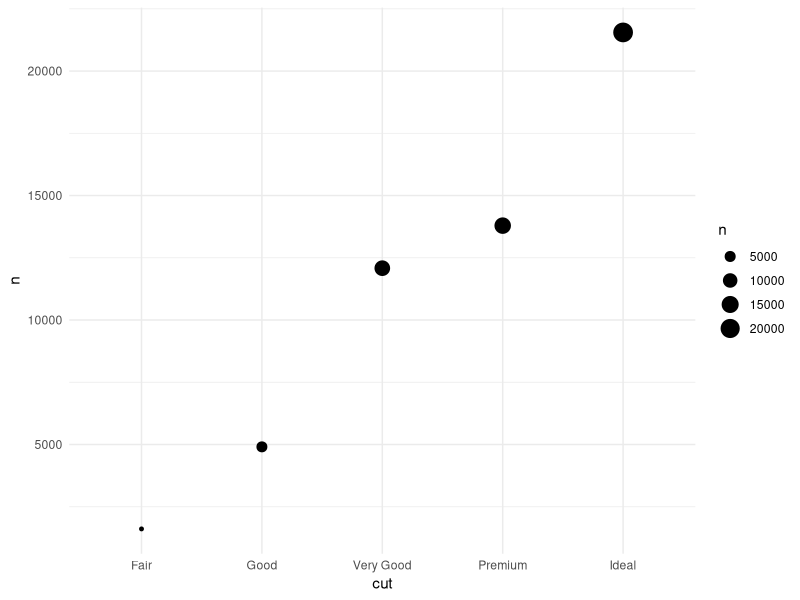
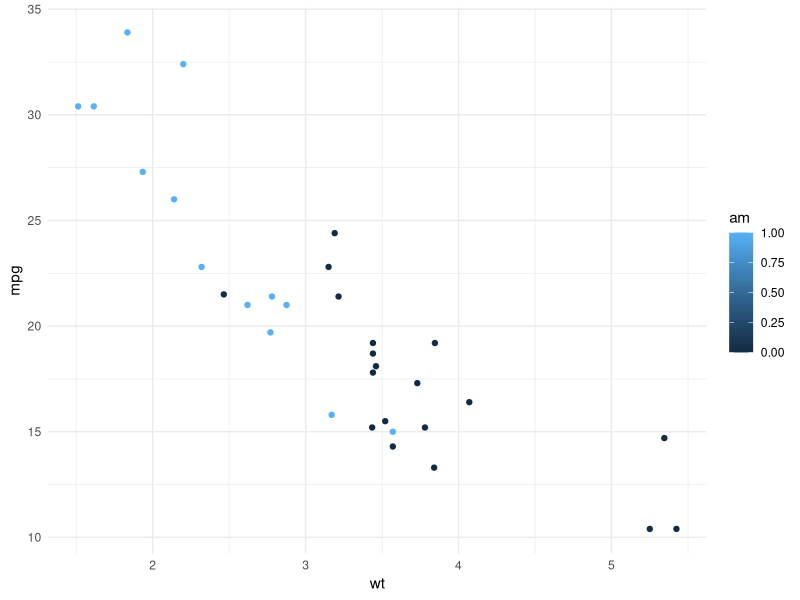
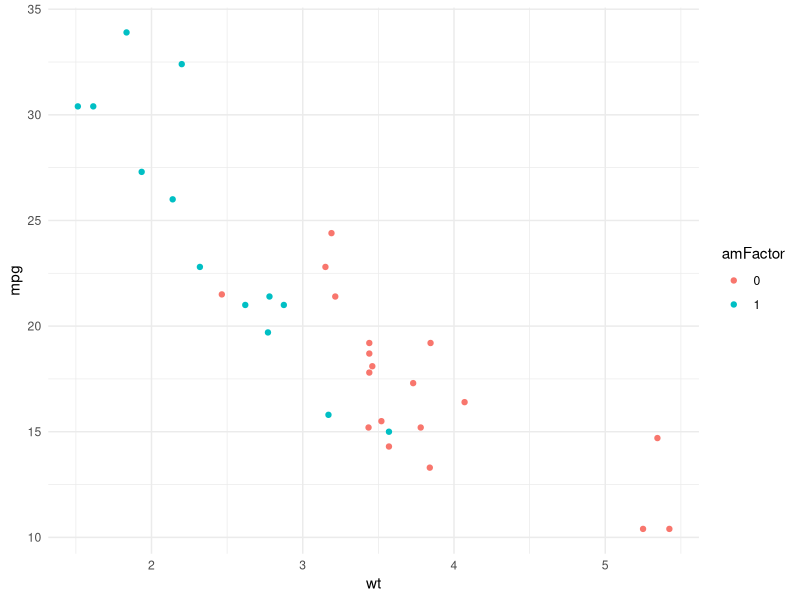
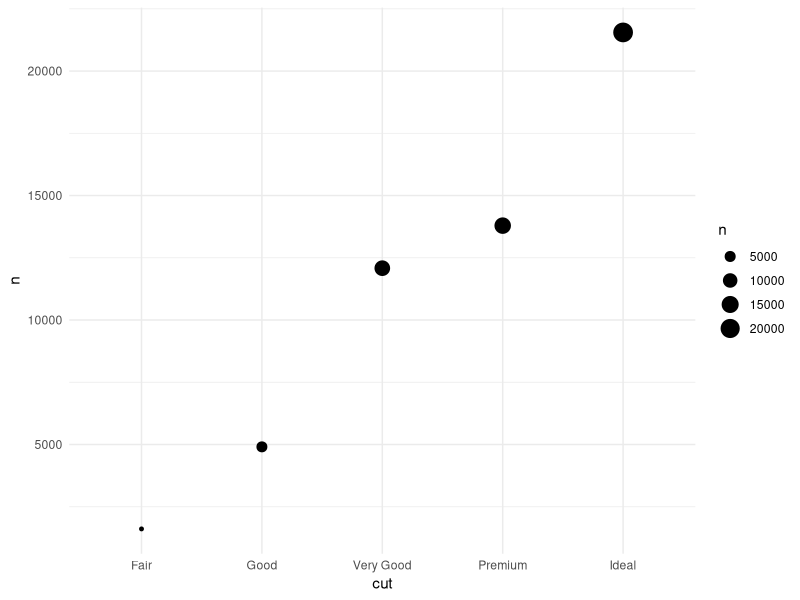
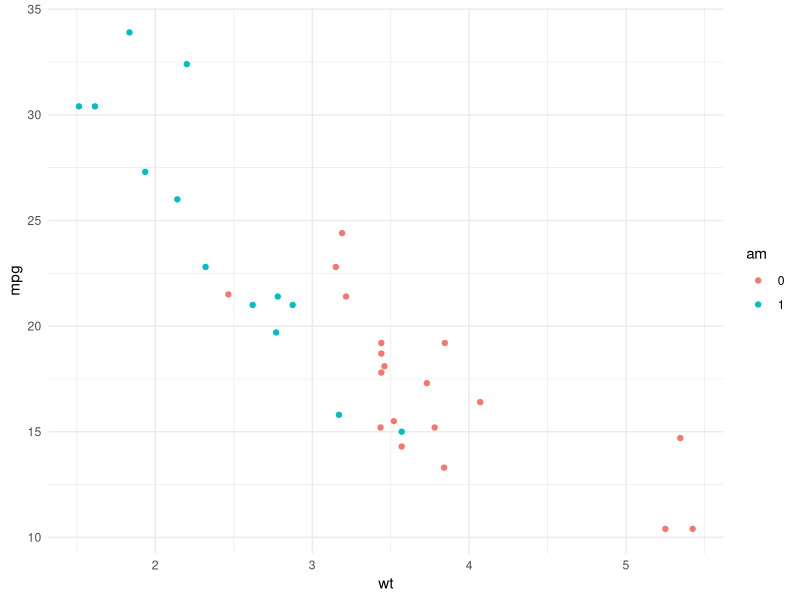
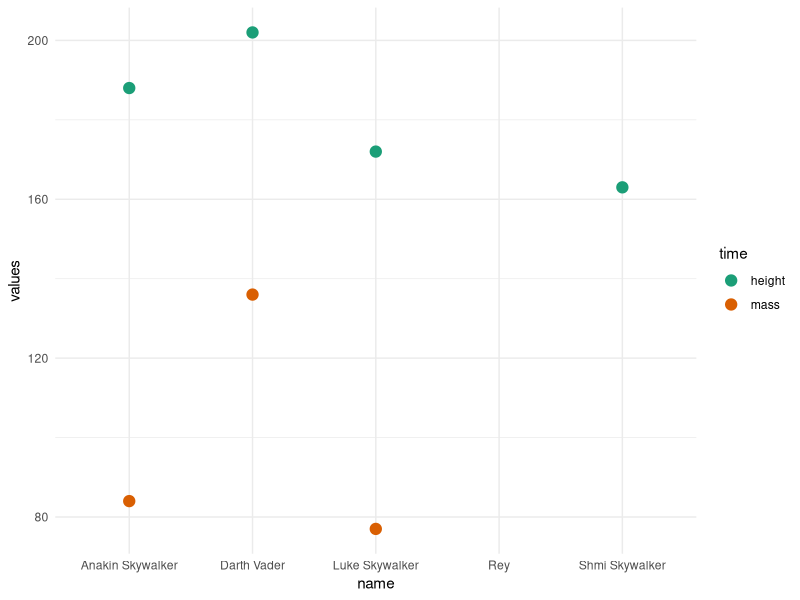
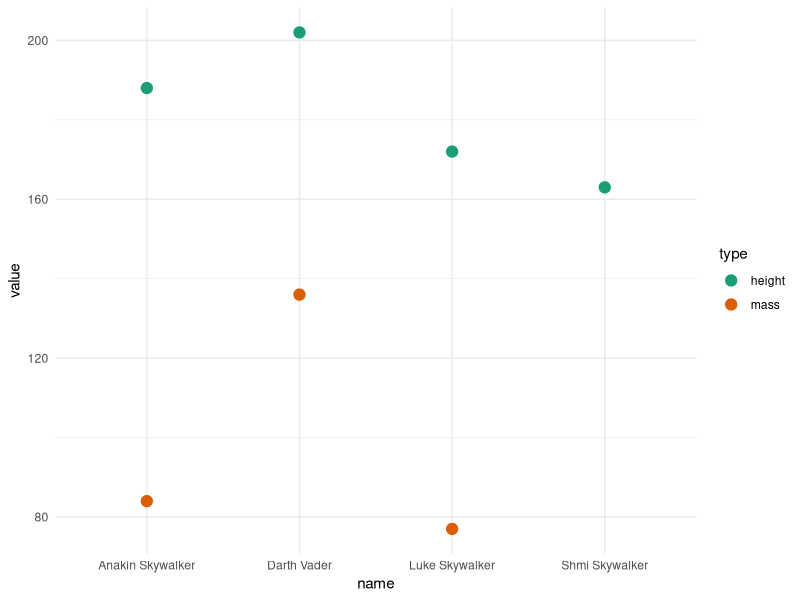
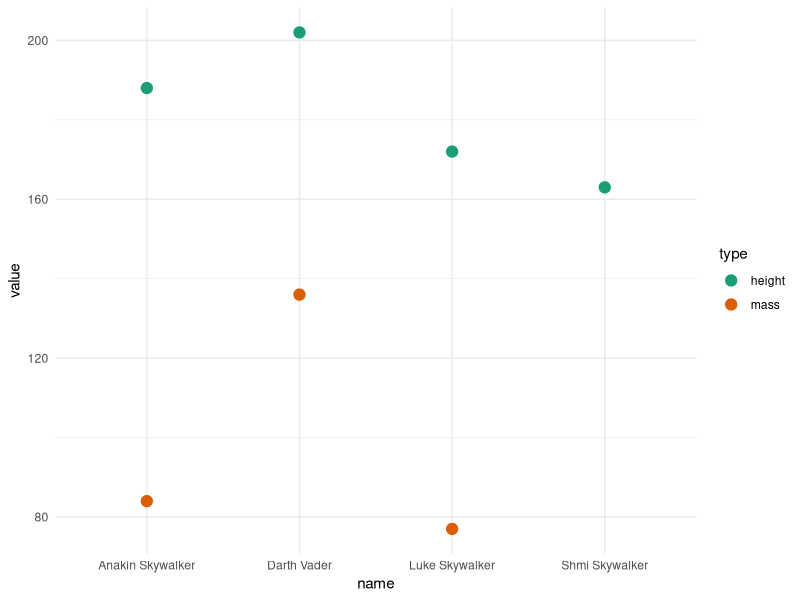

Generate these figures, in order, with R: (Note: this script raises an error after producing the figures.)
## ---- chunk 1
knitr::opts_chunk$set(echo = TRUE, warning = FALSE, message = FALSE, error = FALSE, comment = "")
## ---- chunk 2

library(ggplot2)

plotDat = aggregate(diamonds$cut, by = list(cut = diamonds$cut), FUN = length)

colnames(plotDat)[2] = "n"

plotDat
## ---- chunk 3
ggplot(plotDat, aes(x = cut, y = n)) +
  geom_point(aes(size = n)) +
  theme_minimal()
## ---- chunk 4
ggplot(mtcars, aes(x = wt, y = mpg, color = am)) + 
  geom_point() +
  theme_minimal()
## ---- chunk 5
library(dplyr)

mtcars$amFactor = as.factor(mtcars$am) 

ggplot(mtcars, aes(x = wt, y = mpg, color = amFactor)) + 
  geom_point() +
  theme_minimal()
## ---- chunk 6
diamonds %>% 
  group_by(cut) %>% 
  summarize(n = n()) %>% 
  ggplot(., aes(x = cut, y = n)) +
  geom_point(aes(size = n)) +
  theme_minimal()
  
## ---- chunk 7
mtcars %>% 
  mutate(am = as.factor(am)) %>%  
  ggplot(., aes(x = wt, y = mpg, color = am)) + 
  geom_point() +
  theme_minimal()
## ---- chunk 8

## ---- chunk 9

## ---- chunk 10
mtcars[, -c(1:2)]

dropVars = c("vs", "drat")

mtcars[, !(names(mtcars) %in% dropVars)]
## ---- chunk 11
library(lavaan)

testData = HolzingerSwineford1939

names(testData)

keepers = c(grep("^age", names(testData), value = TRUE), 
            paste("x", 1:9, sep = ""))

testData = testData[, keepers]

## ---- chunk 12
mtcars %>% 
  select(mpg, cyl, am)
## ---- chunk 13
mtcars %>% 
  select(-vs)
## ---- chunk 14
HolzingerSwineford1939 %>% 
  select(num_range("x", 1:9), starts_with("age"), 
         matches("^s.*.l$"))
## ---- chunk 15
head(HolzingerSwineford1939[, c(1, 7:15, 2:6)])
## ---- chunk 16
HolzingerSwineford1939 %>% 
  select(id, starts_with("x"), everything()) %>% 
  head()
## ---- chunk 17
summary(mtcars[mtcars$mpg < mean(mtcars$mpg), ])
## ---- chunk 18
mtcars %>% 
  filter(cyl == 4 | cyl == 8) %>% 
  summary()
## ---- chunk 19
mtcars %>% 
  filter(cyl == 4 & mpg > 25) %>% 
  summary()
## ---- chunk 20
mtcars %>% 
  filter(cyl != 4) %>% 
  summary()
## ---- chunk 21
mtcars %>% 
  filter(mpg < mean(mpg)) %>% 
  summary()
## ---- chunk 22
mtcars$roundedMPG = round(mtcars$mpg)
## ---- chunk 23
mtcars = mtcars %>% 
  mutate(roundedMPG = round(mpg))
## ---- chunk 24
wideDat = data.frame(id = 1:3, 
                     age = c(33, 35, 37), 
                     employeeType = c("full", "full", "part"))
## ---- chunk 25
wideDat = data.frame(id = rep(1:3, times = 2), 
                     variable = rep(c("age", "employeeType"), each = 3), 
                     value = c(33, 35, 37, 
                               "full", "full", "part"))
## ---- chunk 26

data("starwars")

as.data.frame(starwars) %>% 
  filter(species == "Human" & grepl("(Skywalker)|(Rey)|(Vader)|(Kylo)", .$name)) %>% 
  select(name, height, mass) %>% 
  reshape(., idvar = "name", v.names = "values", varying = list(2:3), 
          times = c("height", "mass"), direction = "long") %>% 
  ggplot(., aes(x = name, y = values, color = time)) + 
  geom_point(size = 3.5) +
  scale_color_brewer(palette = "Dark2") +
  theme_minimal()
  
## ---- chunk 27
starwars %>% 
  as.data.frame() %>% 
  filter(species == "Human" & 
           grepl("(Skywalker)|(Rey)|(Vader)|(Kylo)", 
                 .$name)) %>% 
  select(name, height, mass) %>% 
  reshape::melt.data.frame(., id.vars = "name", 
                           measure.vars = 2:3, 
                           variable_name = "type", na.rm = TRUE) %>% 
  ggplot(., aes(x = name, y = value, color = type)) + 
  geom_point(size = 3.5) +
  scale_color_brewer(palette = "Dark2") +
  theme_minimal()
## ---- chunk 28
starwars %>% 
  filter(species == "Human" & grepl("(Skywalker)|(Rey)|(Vader)|(Kylo)", .$name)) %>% 
  select(name, height, mass) %>% 
  reshape2::melt(., id.vars = "name", 
                           measure.vars = 2:3, variable.name = "type", 
                           value.name = "value", na.rm = TRUE) %>% 
  ggplot(., aes(x = name, y = value, color = type)) + 
  geom_point(size = 3.5) +
  scale_color_brewer(palette = "Dark2") +
  theme_minimal()
## ---- chunk 29
starwars %>% 
  filter(species == "Human" & grepl("(Skywalker)|(Rey)|(Vader)|(Kylo)", .$name)) %>% 
  select(name, height, mass) %>% 
  tidyr::gather(., key = type, value = value, -name) %>% 
  ggplot(., aes(x = name, y = value, color = type)) + 
  geom_point(size = 3.5) +
  scale_color_brewer(palette = "Dark2") +
  theme_minimal()
## ---- chunk 30
mtcars %>% 
  summarize(meanMPG = mean(mpg), 
            meanSD = sd(mpg))
## ---- chunk 31
mtcars %>% 
  summarize_all(funs(mean, sd), na.rm = TRUE)
## ---- chunk 32
mtcars %>% 
  summarize_at(vars(starts_with("c")), 
               funs(mean, sd), na.rm = TRUE)
## ---- chunk 33
mtcars %>% 
  group_by(am) %>% 
  summarize(meanMPG = mean(mpg), 
            sdMPG = sd(mpg))
## ---- chunk 34
realComments = c("I love wrangling data", "stringz r fun", 
                 "This guy is a hack", "Can't we use excel?")

grep(pattern = "\\b[a-z]{2}\\b", x = realComments, value = TRUE)

gsub(pattern = "(hack)", replacement = "star", x = realComments)
## ---- chunk 35
library(stringr)

str_subset(string = realComments, pattern = "\\b[a-z]{2}\\b")

str_replace_all(string = realComments, pattern = "(hack)", 
                replacement = "star")
## ---- chunk 36
matchedComments = regexpr(pattern = "love|like|enjoy", 
                          text = realComments)

regmatches(x = realComments, m = matchedComments)

## ---- chunk 37
str_extract_all(string = realComments, 
                pattern = "love|like|enjoy")
## ---- chunk 38
string1 = "AG Edward"

string2 = "AG Edwards"

adist(x = string1, y = string2)
## ---- chunk 39
library(stringdist)

string3 = "A G Edwards"

stringdist(string1, string2, method = "jw")

stringdist(string2, string3, method = "jw")

stringdist(string1, string3, method = "jw")
## ---- chunk 40
adist(c(string1, string2, string3))
## ---- chunk 41
stringdist(string1, string2, method = "jaccard")

stringdist(string2, string3, method = "jaccard")

stringdist(string1, string3, method = "jaccard")
## ---- chunk 42
stringdist("safeway", "subway", method = "soundex")

stringdist("safeway", "subway", method = "jaccard")

stringdist("safeway", "subway", method = "jw")

## ---- chunk 43
carsID = mtcars %>% 
  mutate(rowID = 1:nrow(mtcars)) %>% 
  group_by(cyl) %>% 
  mutate(groupID = 1:n())
## ---- chunk 44
Sys.Date()

format(Sys.Date(), "%m-%d-%Y")
## ---- chunk 45
date1 = "12012018"

date2 = "20180112"

date3 = "12-01-2018"

date4 = "12/01/2018"
## ---- chunk 46
dateStrings = strsplit(date3, split = "-")

paste(dateStrings[[1]][3], 
      dateStrings[[1]][2], dateStrings[[1]][1], 
      sep = "-")
## ---- chunk 47
library(lubridate)

mdy(date3)
## ---- chunk 48
glimpse(starwars)
## ---- chunk 49
movies = unique(unlist(starwars$films))

starwars = starwars %>% 
  mutate(revengeSith = ifelse(grepl(movies[grep("Sith", movies)], films), 
                              1, 0))
## ---- chunk 50

library(tidyr)

data(starwars)

starwars = starwars %>% 
  unnest(films) %>% 
  mutate(id = 1:nrow(.)) %>% 
  spread(key = films, value = films) %>% 
  group_by(name) %>% 
  fill(12:18, .direction = "up") %>% 
  fill(12:18, .direction = "down") %>% 
  slice(1)
## ---- chunk 51
x = 1:5

# or...

x = c(1:4, 6)
## ---- chunk 52
x = x + 1
## ---- chunk 53
testFunc = function(x) {
  res = sum(x * 3)
  return(res)
}
## ---- chunk 54
testNames = c("Jack", "Jill", "Frank", "Steve", "Harry", "Lloyd")

sapply(testNames, function(x) paste(x, "went over the hill", sep = " "))
## ---- chunk 55
starwarsShips = unique(unlist(starwars$starships))

shipRider = lapply(starwarsShips, function(x) {
  
  riders = starwars$name[which(grepl(x, starwars$starships))]
  
  res = data.frame(ship = x, 
                   riders = riders)
  
  return(res)
})
